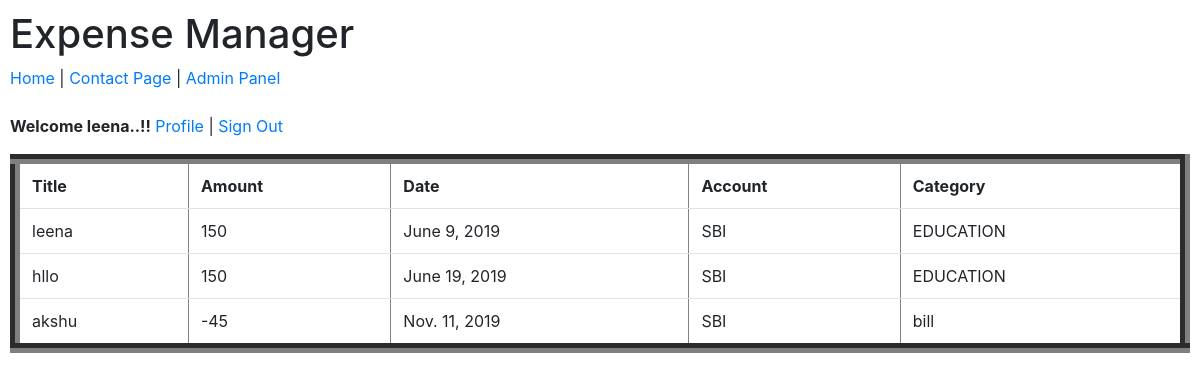
/viewall (signed in), run on the app's committed database.
### budget/models.py (models this page shows, shortened)
class ExpenseItem(models.Model):
    title = models.CharField('Title', max_length=100)
    amount = models.IntegerField('Amount', default=0)
    category = models.ForeignKey(ExpenseCategory, on_delete=models.CASCADE , blank=True, null=True)
    description = models.CharField('Description', max_length=200, blank=True, null=True)
    date = models.DateField('Date', max_length=200)
    account = models.ForeignKey(ExpenseAccount, on_delete=models.CASCADE)

class ExpenseAccount(models.Model):
    title = models.CharField('title', max_length=100)
    balance = models.IntegerField('balance', default=0)
    description = models.CharField('Description', max_length=200, blank=True, null=True)
    def __str__(self):
        return self.title

class ExpenseCategory(models.Model):
    title = models.CharField('title', max_length=100)
    description = models.CharField('Description', max_length=200, blank=True, null=True)
    def __str__(self):
        return self.title

### budget/views.py (the view)
# urls.py: path('viewall',views.ListItemView.as_view()),
class ListItemView(ListView):
    queryset = ExpenseItem.objects.all()
    template_name = 'viewall.html'

### templates/viewall.html
{% extends 'base.html' %}
{% block content %}
<table border='10' cellspacing='10' class='table' >
    <tr>
        <th>Title</th>
        <th>Amount</th>
        <th>Date</th>
        <th>Account</th>
        <th>Category</th>
    </tr>
    {% for object in object_list %}
        <tr>
            <td>{{object.title}}</td>
            <td>{{object.amount}}</td>
            <td>{{object.date}}</td>
            <td>{{object.account}}</td>
            <td>{{object.category}}</td>
        </tr>
    {% endfor %}
</table>
{% endblock %}

### templates/nav.html (shortened to what this page needs)
<a href="/">Home</a> | <a href="/contact">Contact Page</a> | <a href="/admin">Admin Panel</a>
{% if user.is_authenticated %}
<b>Welcome {{user.first_name}}..!!</b>
<a href="/profile">Profile</a> | <a href="/admin/logout/?next=/">Sign Out</a>
{% else %}
<a href="{% url 'account_login' %}">login</a> | <a href="{% url 'account_signup' %}">signup</a>
{% endif %}

### data on the page
ExpenseItem: title "leena", amount "150", date "June 9, 2019", account "SBI", category "EDUCATION"
ExpenseItem: title "hllo", amount "150", date "June 19, 2019", account "SBI", category "EDUCATION"
ExpenseItem: title "akshu", amount "-45", date "Nov. 11, 2019", account "SBI", category "bill"

### other printed values
{{ user.first_name }} "leena"
